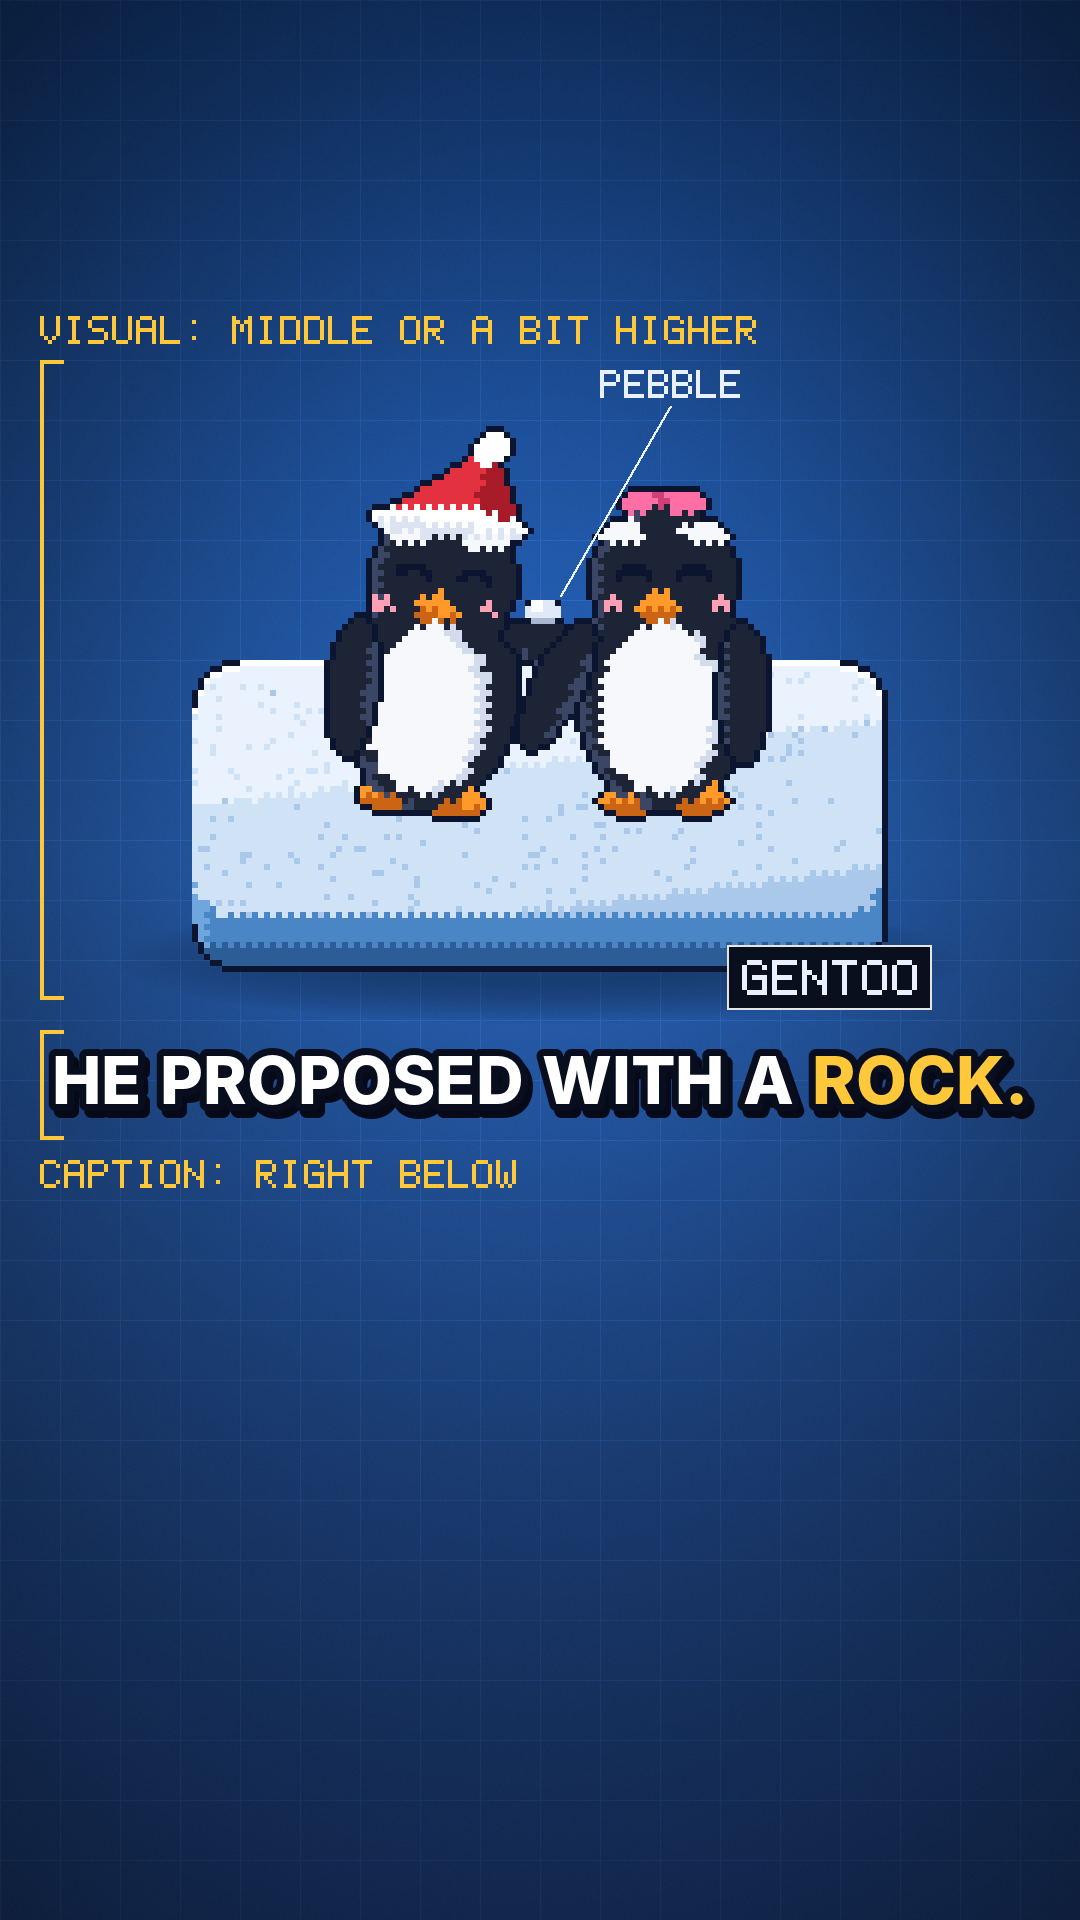

Here is the Python script that generated this plot:
"""Layout reference: visual in the middle (or a bit higher), caption right below it."""
import sys, os, math
import numpy as np
from PIL import Image
HERE = os.path.dirname(os.path.abspath(__file__))
sys.path.insert(0, HERE); sys.path.insert(0, os.path.join(HERE, '..', 'penguin_gift'))
from blueprint_kit import *
import importlib.util
_s = importlib.util.spec_from_file_location('penguin_model', os.path.join(HERE, '..', 'penguin_gift', 'video.py'))
pv = importlib.util.module_from_spec(_s); _s.loader.exec_module(pv); pv.INK = OUTLINE

def chunky_penguin(pose, bw=0.5):
    pose = dict(pose); pose['scale'] = bw / pv.FINE
    col, M, _ = pv.penguin(pose)
    ys, xs = np.nonzero(M); y0, y1, x0, x1 = ys.min(), ys.max() + 1, xs.min(), xs.max() + 1
    return dither_seams(col[y0:y1, x0:x1], M[y0:y1, x0:x1]), M[y0:y1, x0:x1], (pv.OX - x0, pv.OY - y0)

UP = 190                                             # how far everything moved up vs the old layout
F = background(glow_xy=(540, 820 - UP))
soft_shadow(F, 540, 1150 - UP, 400, 60, 0.5)
tcol, tM = diorama(116, 44, 8, [hexc('#a9c8ea'), hexc('#cfe2f6'), hexc('#eaf3fd'), hexc('#ffffff')],
                   [hexc('#2c5d96'), hexc('#4a86c5'), hexc('#6fa6dd')], seed=3)
blit(F, tcol, tM, 540 - 58 * PX, 850 - UP)
for x, pose in ((420, dict(hat=True, eyes='happy', look=1, flipR=1.35, tilt=0.1)), (664, dict(bow=True, eyes='happy', look=-1, flipL=0.45))):
    col, M, (ox, oy) = chunky_penguin(pose); blit(F, col, M, x - ox * PX, 1000 - UP - oy * PX)
gm = np.array([[0, 1, 1, 1, 1, 0], [1, 1, 1, 1, 1, 1], [1, 1, 1, 1, 1, 1], [0, 1, 1, 1, 1, 0]], bool); gp = np.zeros((4, 6, 3), np.float32)
gp[gm] = hexc('#dfe9f7'); gp[0:2, 1:3] = hexc('#ffffff'); gp[3, 1:5] = hexc('#a9b8cf'); gp, gm = outline(gp, gm); blit(F, gp, gm, 525, 790 - UP)
label(F, 'PEBBLE', 600, 560 - UP, 560, 786 - UP); tag(F, 'GENTOO', 742, 1150 - UP)
caption(F, ['HE', 'PROPOSED', 'WITH', 'A', 'ROCK.'], y=1040, size=66, highlight=('ROCK',))
# guide brackets
def bracket(y0, y1, text):
    c = np.array([1.0, 0.78, 0.23])
    F[y0:y1, 40:44] = c; F[y0:y0 + 4, 40:64] = c; F[y1 - 4:y1, 40:64] = c
    pixel_text(F, text, 40, y0 - 44, px=4, colr=(255, 200, 58))
bracket(360, 1000, 'VISUAL: MIDDLE OR A BIT HIGHER')
bracket(1030, 1140, '')
pixel_text(F, 'CAPTION: RIGHT BELOW', 40, 1160, px=4, colr=(255, 200, 58))
Image.fromarray((np.clip(F, 0, 1) * 255).astype(np.uint8)).save(os.path.join(HERE, 'layout_reference.png')); print('saved')
